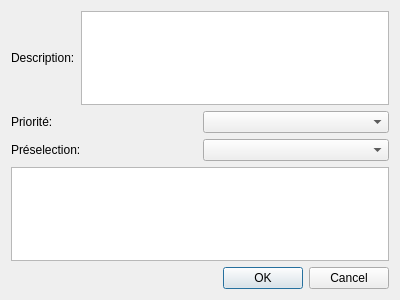
<?xml version="1.0" encoding="UTF-8"?>
<ui version="4.0">
 <class>gestionFiche</class>
 <widget class="QDialog" name="gestionFiche">
  <property name="geometry">
   <rect>
    <x>0</x>
    <y>0</y>
    <width>400</width>
    <height>300</height>
   </rect>
  </property>
  <property name="windowTitle">
   <string>Dialog</string>
  </property>
  <layout class="QVBoxLayout" name="verticalLayout">
   <item>
    <layout class="QHBoxLayout" name="horizontalLayout_3">
     <item>
      <widget class="QLabel" name="label_3">
       <property name="text">
        <string>Description:</string>
       </property>
      </widget>
     </item>
     <item>
      <widget class="QTextEdit" name="textEdit"/>
     </item>
    </layout>
   </item>
   <item>
    <layout class="QHBoxLayout" name="horizontalLayout_2">
     <item>
      <widget class="QLabel" name="label_2">
       <property name="text">
        <string>Priorité:</string>
       </property>
      </widget>
     </item>
     <item>
      <widget class="QComboBox" name="comboBox"/>
     </item>
    </layout>
   </item>
   <item>
    <layout class="QHBoxLayout" name="horizontalLayout">
     <item>
      <widget class="QLabel" name="label">
       <property name="text">
        <string>Préselection:</string>
       </property>
      </widget>
     </item>
     <item>
      <widget class="QComboBox" name="comboBox_2"/>
     </item>
    </layout>
   </item>
   <item>
    <widget class="QTableView" name="tableView"/>
   </item>
   <item>
    <widget class="QDialogButtonBox" name="buttonBox">
     <property name="orientation">
      <enum>Qt::Horizontal</enum>
     </property>
     <property name="standardButtons">
      <set>QDialogButtonBox::Cancel|QDialogButtonBox::Ok</set>
     </property>
    </widget>
   </item>
  </layout>
 </widget>
 <resources/>
 <connections>
  <connection>
   <sender>buttonBox</sender>
   <signal>accepted()</signal>
   <receiver>gestionFiche</receiver>
   <slot>accept()</slot>
   <hints>
    <hint type="sourcelabel">
     <x>248</x>
     <y>254</y>
    </hint>
    <hint type="destinationlabel">
     <x>157</x>
     <y>274</y>
    </hint>
   </hints>
  </connection>
  <connection>
   <sender>buttonBox</sender>
   <signal>rejected()</signal>
   <receiver>gestionFiche</receiver>
   <slot>reject()</slot>
   <hints>
    <hint type="sourcelabel">
     <x>316</x>
     <y>260</y>
    </hint>
    <hint type="destinationlabel">
     <x>286</x>
     <y>274</y>
    </hint>
   </hints>
  </connection>
 </connections>
</ui>
